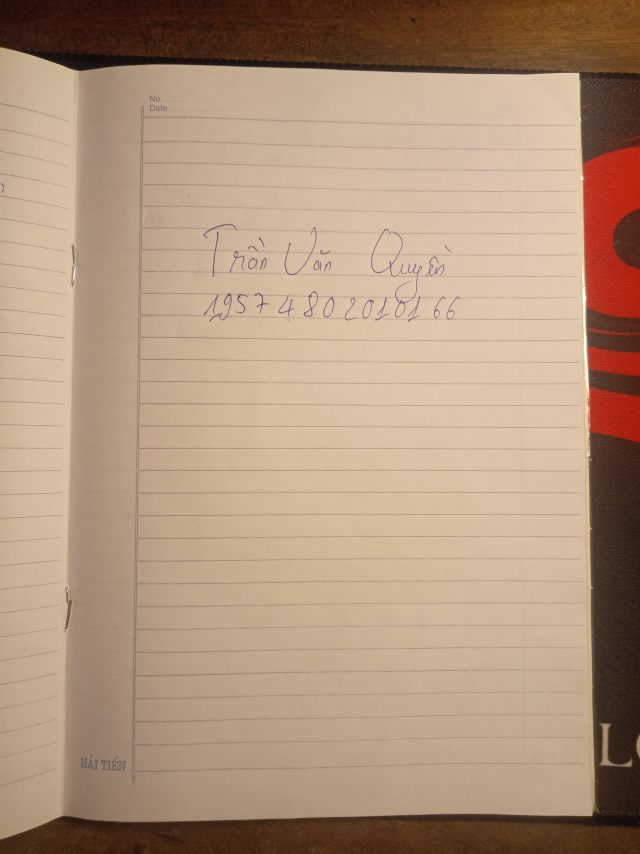
#> input picture Bai Tap/Buoi 3/test.jpg, 1920 x 2560 px, given in place of Image.jpg, which was not available (shown at 1/3 size)
$ python 'On XLA.py'   (older library calls are emulated)
#> lines starting #> are read from the running program, lines starting #| are printed output that depends on the picture; after the words box and inside, x2 and y2 are one past the last pixel; in counts of white or black regions, pixels touching at a corner belong together; pictures that were not available may be replaced by others from this repository, and a replacement may not be noted
# Import Thư viện
import cv2
import numpy as np
import matplotlib.pyplot as plt

img = cv2.imread("D:\\Image.jpg")
#> img is the input picture: shape (2560, 1920, 3); mean B, G, R 125.4, 149.5, 176.9

##################################################################

# Thay đổi kích thước ảnh

# img là tên biến ảnh đầu vào
# 500, 500 là kích thước sau khi thay đổi
image = cv2.resize(img, (500, 500))

##################################################################

# Thay đổi kích thước ảnh trong Trackbar

# Image là tên cữa sổ đầu vào
cv2.resizeWindow("Image", 500, 500)

##################################################################

# Chiếu phối cảnh ảnh

# import thư viện numpy
import numpy as np
# pts1 chứa toạ độ 4 điểm cần cắt (Mở Paint để check toạ độ)
# pts2 chứa toạ độ 4 điểm của hình sau khi cắt
pts1 = np.float32([[170,2],[668,6],[100,338],[639,397]])
pts2 = np.float32([[0,0],[210,0],[0,297],[210,297]])
M = cv2.getPerspectiveTransform(pts1,pts2)
dst = cv2.warpPerspective(img,M,(210,297))

##################################################################

# Ảnh xám
anh_xam = cv2.cvtColor(img, cv2.COLOR_BGR2GRAY)

##################################################################

# Ảnh âm bản
am_ban = 255 - img
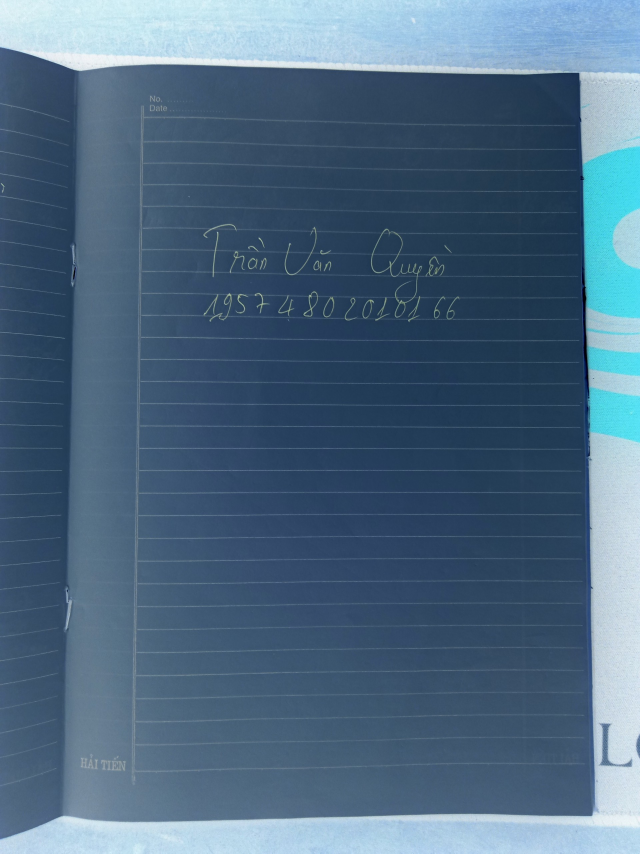
#> am_ban: shape (2560, 1920, 3) (shown at 1/3 size); mean B, G, R 129.6, 105.5, 78.1

##################################################################

# In ra giá trị màu tại điểm có toạ độ nhập vào
x = int(input("Nhập tọa độ x: "))
#> the answer given: 3
y = int(input("Nhập tọa độ y: "))
#> the answer given: 3
color = img[x, y]
#> color = [11, 16, 37]
print("Giá trị màu tại điểm ảnh ({}, {}): {}".format(x, y, color))
#| Giá trị màu tại điểm ảnh (3, 3): [11 16 37]

##################################################################

img = cv2.imread("")
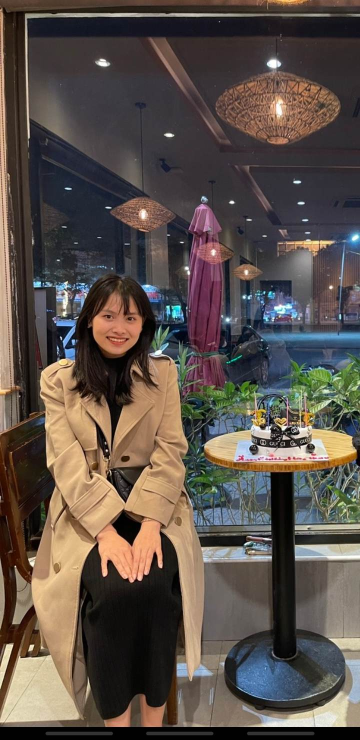
#> input picture Bai Tap/Buoi 4/test.jpg, 720 x 1480 px, given in place of , which was not available (shown at 1/2 size)
#> img is the input picture: shape (1480, 720, 3); mean B, G, R 73.9, 80.8, 91.2
print("Kích thước của ảnh là: {}".format(img.shape))
#| Kích thước của ảnh là: (1480, 720, 3)

##################################################################

# Hàm phân ngưỡng (Lưu ý: ảnh đầu vào là ảnh xám)
# Phân ngưỡng nhị phân
_, nhi_phan = cv2.threshold(anh_xam, 120, 255, cv2.THRESH_BINARY)
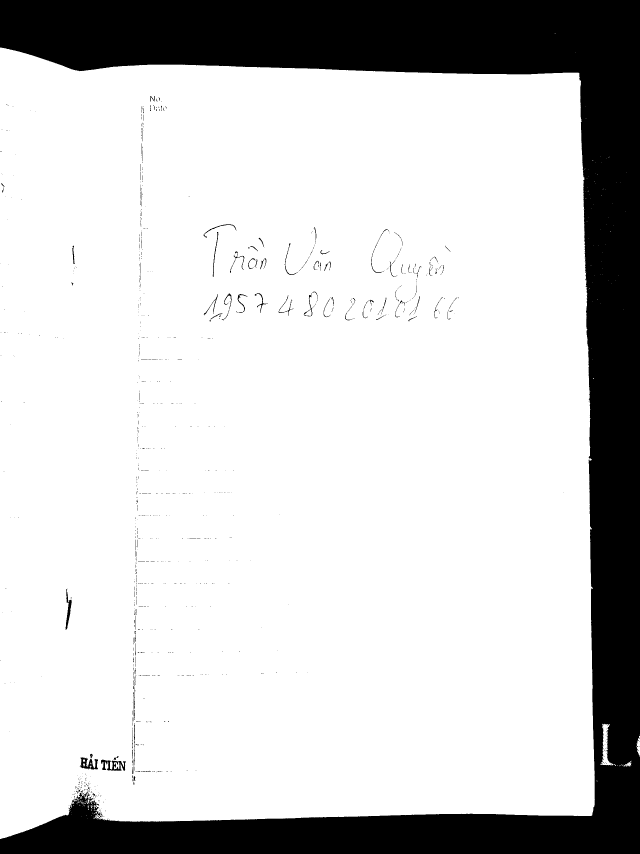
#> nhi_phan: shape (2560, 1920) (shown at 1/3 size); 80.5% white; 1011 black regions (894 under 20 px), largest, box (x1, y1, x2, y2) and area: (0, 0, 1920, 2560) 943276, (240, 2271, 294, 2309) 1024, (196, 1767, 215, 1890) 791

# Phân ngưỡng thích nghi
thich_nghi = cv2.adaptiveThreshold(anh_xam, 255, cv2.ADAPTIVE_THRESH_MEAN_C, cv2.THRESH_BINARY, 11, 2)
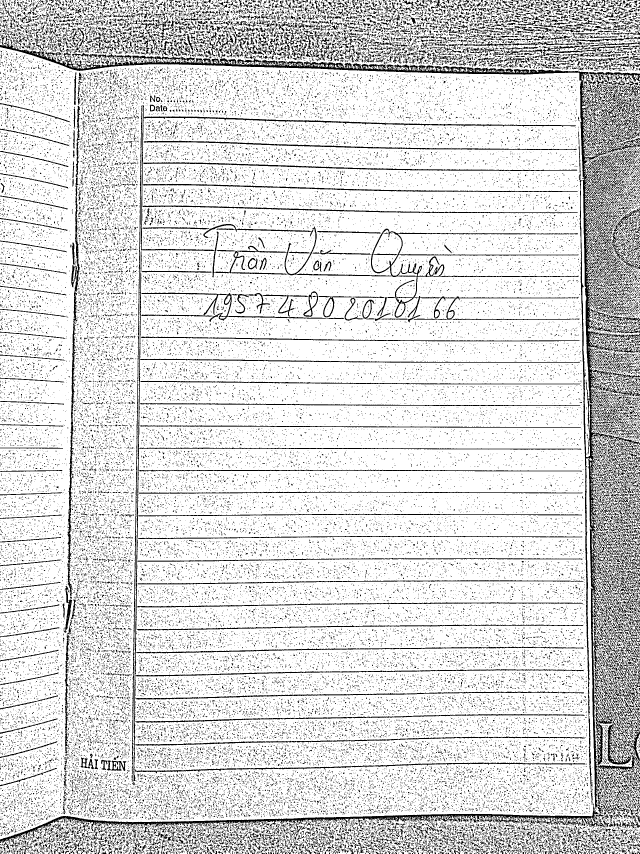
#> thich_nghi: shape (2560, 1920) (shown at 1/3 size); 84.8% white; black in thin lines or dots

# Phân ngưỡng Otsu
_, otsu = cv2.threshold(anh_xam, 0,255, cv2.THRESH_BINARY + cv2.THRESH_OTSU)
#> otsu: shape (2560, 1920); 80.7% white; 818 black regions (733 under 20 px), largest, box (x1, y1, x2, y2) and area: (0, 0, 1920, 2560) 938953, (197, 1767, 215, 1890) 755, (241, 2273, 282, 2308) 664

##################################################################

# Hàm lọc ảnh
# Lọc trung bình
# + BLur
blur = cv2. blur(img, (5,5))

# + filter 2D
# Tạo ma trận 1
import numpy as np
kernel = np.ones((5,5), np.uint8)/25
filter2d = cv2.filter2D(img, -1, kernel)

# Lọc trung vị (medianBlur)
medianBlur = cv2.medianBlur(img, 5)

# Lọc GaussianBlur
GaussianBlur = cv2.GaussianBlur(img, (5,5), 0)


# Lọc song phương
song_phuong = cv2.bilateralFilter(img, 9, 75, 75)

# ##################################################################

# Các hàm tách biên (Lưu ý: Tất cả các ảnh đầu vào là ảnh phân ngưỡng)
# Tách biên Canny
Canny = cv2.Canny(nhi_phan, 100, 200)
#> Canny: shape (2560, 1920); 0.48% white in thin lines or dots

# Tách biên Sobel
grayx = cv2.Sobel(nhi_phan, cv2.CV_64F, 1, 0, ksize = 3)
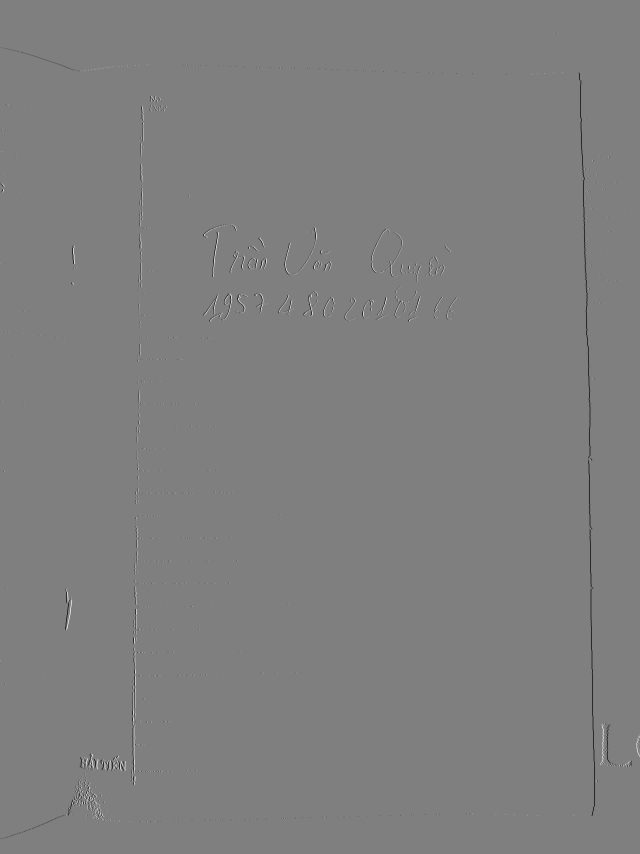
#> grayx: shape (2560, 1920) float64 (shown at 1/3 size); min -1020, max 1020, mean -1; drawn with min black and max white
grayy = cv2.Sobel(nhi_phan, cv2.CV_64F, 0, 1, ksize = 3)
absx = cv2.convertScaleAbs(grayx)
#> absx: shape (2560, 1920); 0.83% white in thin lines or dots
absy = cv2.convertScaleAbs(grayy)
#> absy: shape (2560, 1920); 0.76% white in thin lines or dots
Sobel = cv2.addWeighted(absx, 0.5, absy, 0.5, 0)

# Tách biên laplacian
Laplacian = cv2.convertScaleAbs(cv2.Laplacian(nhi_phan, cv2.CV_64F, ksize = 3))
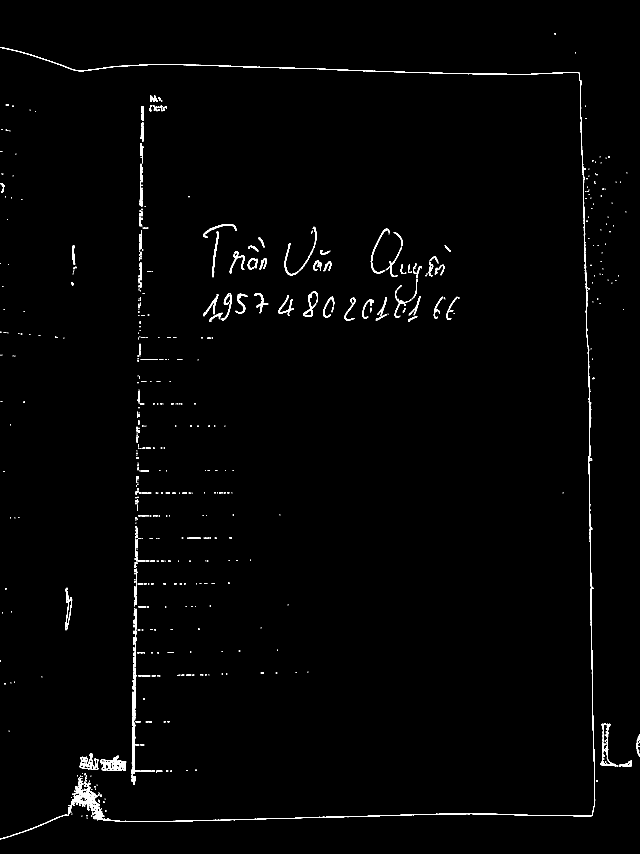
#> Laplacian: shape (2560, 1920) (shown at 1/3 size); 1% white; 639 white regions (411 under 20 px), largest, box (x1, y1, x2, y2) and area: (0, 141, 1786, 2518) 16148, (302, 2267, 379, 2313) 1369, (1800, 2170, 1849, 2299) 1164

# ##################################################################

# Phép co, giãn, mở, đóng ảnh (Ảnh đầu vào là ảnh nhị phân)
# Tạo ma trận Kernel
kernel = cv2.getStructuringElement(cv2.MORPH_RECT, (5, 5))
# Phép co
erode = cv2.erode(nhi_phan, kernel, iterations=1)
#> erode: shape (2560, 1920); 79.2% white; 301 black regions (1 under 20 px), largest, box (x1, y1, x2, y2) and area: (0, 0, 1920, 2560) 962131, (394, 1824, 466, 2356) 5802, (301, 2266, 380, 2314) 2545
# Phép giãn
dilate = cv2.dilate(nhi_phan, kernel, iterations=1)
#> dilate: shape (2560, 1920); 81.2% white; 33 black regions (27 under 20 px), largest, box (x1, y1, x2, y2) and area: (0, 0, 1920, 2560) 924698, (200, 1802, 213, 1876) 216, (244, 2276, 257, 2302) 45, (247, 2394, 254, 2404) 40, (325, 2284, 328, 2309) 30, (310, 2292, 314, 2308) 24
# Phép mở
opening = cv2.morphologyEx(nhi_phan, cv2.MORPH_OPEN, kernel)
#> opening: shape (2560, 1920); 80.4% white; 466 black regions (370 under 20 px), largest, box (x1, y1, x2, y2) and area: (0, 0, 1920, 2560) 946679, (396, 1889, 464, 2354) 2592, (303, 2268, 378, 2312) 1633
# Phép đóng
closing = cv2.morphologyEx(nhi_phan, cv2.MORPH_CLOSE, kernel)
#> closing: shape (2560, 1920); 80.8% white; 27 black regions

##################################################################

# Tìm và vẽ Contours (Ảnh đầu vào là ảnh phân ngưỡng nhị phân)
tim,_ = cv2.findContours(nhi_phan, cv2.RETR_LIST, cv2.CHAIN_APPROX_SIMPLE)
#> tim = 1516 contours, 1329 with area under 20; largest, box (x1, y1, x2, y2) and area: (0, 142, 1785, 2517) 3964746, (1801, 2171, 1848, 2298) 1688, (239, 2270, 295, 2310) 1279, (195, 1766, 216, 1891) 928, (332, 2281, 379, 2313) 868
# (0,0,255): contours màu đỏ,
# (255,0,0): contours màu xanh da trời,
# (0, 255, 0): contours màu xanh lá cây
anh_contour = cv2.drawContours(img.copy(), tim, -1, (0, 255, 0), 2)
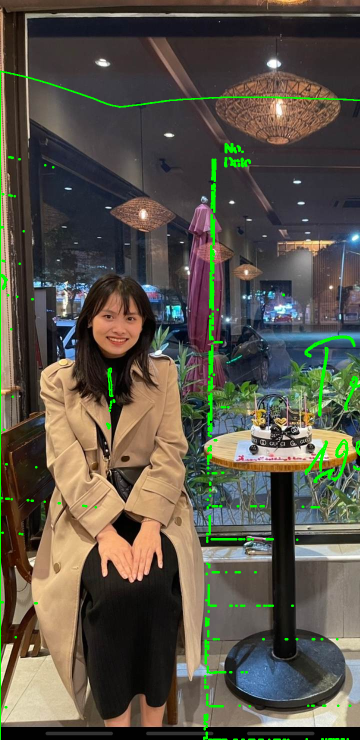
#> anh_contour: shape (1480, 720, 3) (shown at 1/2 size); mean B, G, R 72.2, 84.3, 89

# ##################################################################

# Cắt ảnh bắt đầu tại điểm (x1, y1) kết thúc tại điểm (x2, y2)
x1 = int(input("Nhap toa do x1: "))
#> the answer given: 3
y1 = int(input("Nhap toa do y1: "))
#> the answer given: 3

x2 = int(input("Nhap toa do x2: "))
#> the answer given: 3
y2 = int(input("Nhap toa do y2: "))
#> the answer given: 3
anh_cat = img[y1:y2, x1:x2]
#> anh_cat = empty array

# cắt ảnh nhập chiều rộng, chiều cao
#> (the run stopped early here; a loop or call above may not have finished)
